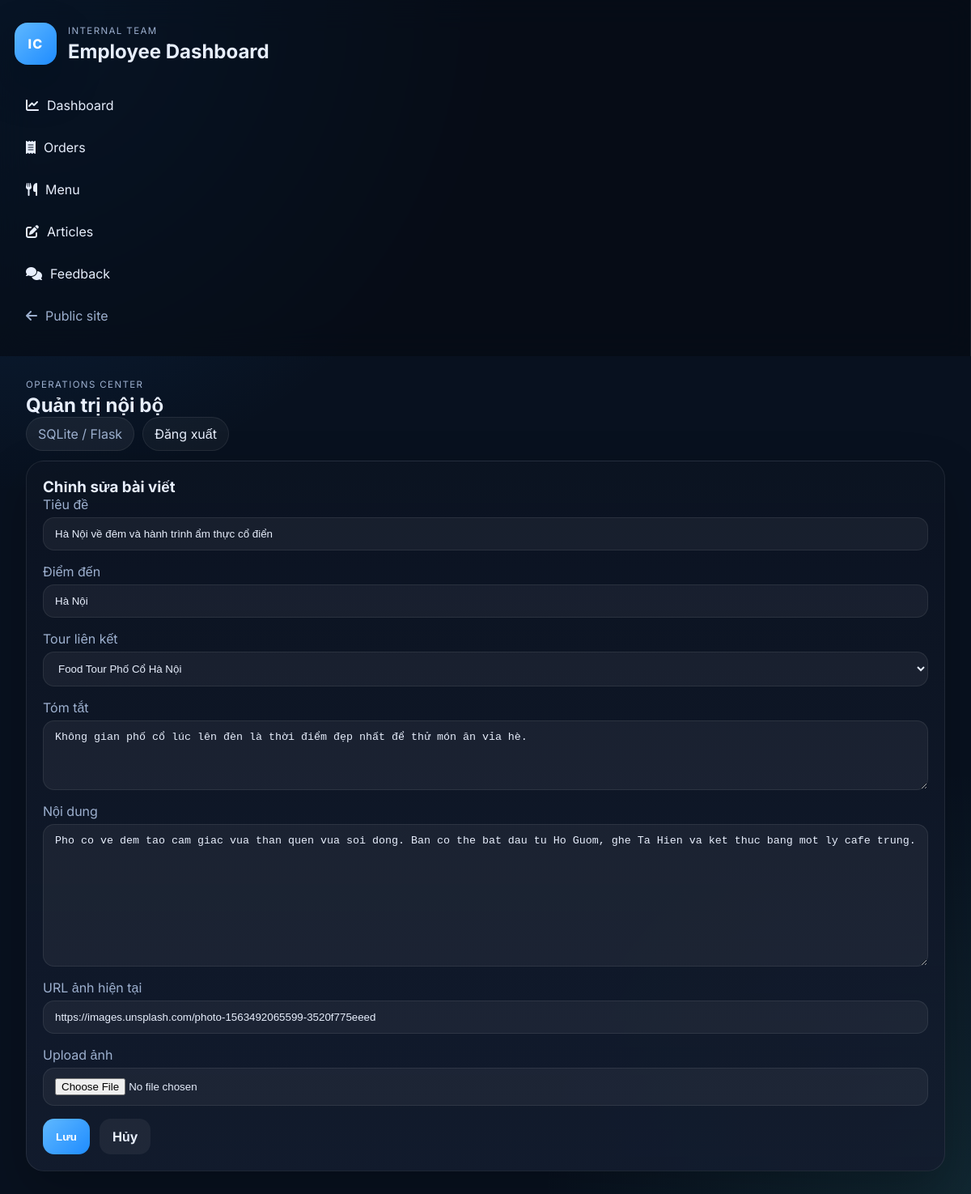
The page /admin/articles/1/edit (signed in) on the database its author committed.
### tables this page shows
CREATE TABLE Blogs (
            id INTEGER PRIMARY KEY AUTOINCREMENT,
            title TEXT NOT NULL,
            destination TEXT NOT NULL,
            summary TEXT NOT NULL,
            content TEXT NOT NULL,
            image_url TEXT,
            tour_id INTEGER NOT NULL,
            FOREIGN KEY (tour_id) REFERENCES Tours (id)
        );

CREATE TABLE Tours (
            id INTEGER PRIMARY KEY AUTOINCREMENT,
            name TEXT NOT NULL,
            price REAL,
            image_url TEXT,
            slots_left INTEGER,
            slots_booked INTEGER
        , duration_days INTEGER DEFAULT 1, hours_left INTEGER DEFAULT 72, route_summary TEXT);

### admin/routes.py (the view, shortened to what this page needs)
@admin_bp.route("/articles/<int:article_id>/edit", methods=["GET", "POST"])
def article_edit(article_id):
    article = get_article(article_id)
    if article is None:
        flash("Không tìm thấy bài viết.", "error")
        return redirect(url_for("admin.articles_index"))
    tours = list_tours()
    return render_template("admin/articles/form.html", article=article, tours=tours, form_action=url_for("admin.article_edit", article_id=article_id))

### admin/routes.py (called while the page is built)
@admin_bp.before_request
def require_admin_access():
    if request.endpoint in {"admin.admin_login", "admin.admin_logout"}:
        return None
    if session.get("admin_authenticated"):
        return None
    return redirect(url_for("admin.admin_login"))

### admin/services.py (called while the page is built)
def _helpers():
    from web_du_lich import get_db_connection, query_all, query_one
    return get_db_connection, query_all, query_one

def get_article(article_id: int):
    _, _, query_one = _helpers()
    return query_one(
        """
        SELECT b.*, t.name AS tour_name
        FROM Blogs b
        JOIN Tours t ON b.tour_id = t.id
        WHERE b.id = ?
        """,
        (article_id,),
    )

def list_tours():
    _, query_all, _ = _helpers()
    return query_all("SELECT id, name FROM Tours ORDER BY name ASC")

### web_du_lich.py (called while the page is built)
def get_db_connection():
    conn = sqlite3.connect(DB_PATH)
    conn.row_factory = sqlite3.Row
    return conn

def query_all(sql, params=()):
    conn = get_db_connection()
    rows = conn.execute(sql, params).fetchall()
    conn.close()
    return rows

def query_one(sql, params=()):
    conn = get_db_connection()
    row = conn.execute(sql, params).fetchone()
    conn.close()
    return row

def get_session_cart_key():
    cart_key = session.get("cart_key")
    if not cart_key:
        cart_key = "S" + "".join(random.choices(string.ascii_uppercase + string.digits, k=10))
        session["cart_key"] = cart_key
    return cart_key

def get_active_user_id():
    session_user = session.get("user")
    if not session_user:
        return None
    return session_user.get("id")

### templates/admin/articles/form.html (shortened to what this page needs)
{% extends 'admin/base_admin.html' %}
{% block content %}
<section class="panel-card form-card">
    <h3>{% if article %}Chỉnh sửa bài viết{% else %}Tạo bài viết mới{% endif %}</h3>
    <form method="post" action="{{ form_action }}" enctype="multipart/form-data" class="stack-form form-grid">
        <label>Tiêu đề
            <input type="text" name="title" value="{{ article['title'] if article else '' }}" required>
        </label>
        <label>Điểm đến
            <input type="text" name="destination" value="{{ article['destination'] if article else '' }}" required>
        </label>
        <label>Tour liên kết
            <select name="tour_id" required>
                {% for tour in tours %}
                <option value="{{ tour['id'] }}" {% if article and article['tour_id'] == tour['id'] %}selected{% endif %}>{{ tour['name'] }}</option>
                {% endfor %}
            </select>
        </label>
        <label>Tóm tắt
            <textarea name="summary" rows="4" required>{{ article['summary'] if article else '' }}</textarea>
        </label>
        <label>Nội dung
            <textarea name="content" rows="10" required>{{ article['content'] if article else '' }}</textarea>
        </label>
        <label>URL ảnh hiện tại
            <input type="text" name="image_url" value="{{ article['image_url'] if article and article['image_url'] else '' }}" placeholder="Hoặc để trống nếu upload ảnh">
        </label>
        <label>Upload ảnh
            <input type="file" name="image_file" accept="image/*">
        </label>
        <div class="form-actions">
            <button type="submit" class="btn-primary">Lưu</button>
            <a href="{{ url_for('admin.articles_index') }}" class="btn-secondary">Hủy</a>
        </div>
    </form>
</section>
{% endblock %}

### static/css/admin.css (style rules this page uses)
:root { --admin-bg: #08111f; --admin-panel: rgba(12, 20, 34, 0.82); --admin-panel-2: rgba(19, 28, 46, 0.92); --admin-border: rgba(255, 255, 255, 0.08); --admin-text: #e7eefc; --admin-muted: #9db0cf; --admin-primary: #5fb8ff; --admin-primary-2: #1f8cff; --admin-danger: #ff6b6b; --admin-success: #4ade80; --shadow: 0 24px 60px rgba(0, 0, 0, 0.24); }
* { box-sizing: border-box; }
body.admin-shell { margin: 0; min-height: 100vh; display: grid; grid-template-columns: 290px 1fr; background: radial-gradient(circle at top left, rgba(31, 140, 255, 0.18), transparent 32%), radial-gradient(circle at bottom right, rgba(94, 234, 212, 0.10), transparent 28%), var(--admin-bg); color: var(--admin-text); font-family: 'Inter', sans-serif; }
.sidebar-brand h1, .admin-topbar h2, .admin-hero h3, .panel-card h3, .panel-card h4 { margin: 0; }
.admin-hero, .panel-card, .stat-card { border: 1px solid var(--admin-border); background: linear-gradient(180deg, var(--admin-panel), var(--admin-panel-2)); box-shadow: var(--shadow); border-radius: 22px; }
.panel-card { padding: 20px; overflow: hidden; }
.filter-form, .stack-form { display: flex; align-items: end; gap: 12px; flex-wrap: wrap; }
.filter-form label, .stack-form label, .form-grid label { display: grid; gap: 6px; color: var(--admin-muted); }
.filter-form select, .filter-form button, .stack-form select, .stack-form input, .stack-form textarea, .form-grid input, .form-grid textarea, .form-grid select { background: rgba(255,255,255,0.05); color: var(--admin-text); border: 1px solid var(--admin-border); border-radius: 14px; padding: 12px 14px; min-width: 220px; }
.form-grid { display: grid; grid-template-columns: repeat(2, minmax(0, 1fr)); gap: 16px; }
.form-grid label:nth-child(4), .form-grid label:nth-child(5), .form-grid label:nth-child(6), .form-grid label:nth-child(7) { grid-column: 1 / -1; }
.form-actions { grid-column: 1 / -1; display: flex; gap: 12px; }
.btn-primary, .btn-secondary, .btn-danger-link { border: 0; border-radius: 14px; padding: 12px 16px; cursor: pointer; text-decoration: none; font-weight: 700; }
.btn-primary { background: linear-gradient(135deg, var(--admin-primary), var(--admin-primary-2)); color: white; }
.btn-secondary { background: rgba(255,255,255,0.06); color: var(--admin-text); }
@media (max-width: 1200px) { body.admin-shell { grid-template-columns: 1fr; } }
@media (max-width: 1200px) { .stats-grid, .admin-panel-grid, .detail-grid, .form-grid { grid-template-columns: 1fr; } }

### rows shown on the page
Blogs: title "Hà Nội về đêm và hành trình ẩm thực cổ điển", destination "Hà Nội", tour_id "Food Tour Phố Cổ Hà Nội", summary "Không gian phố cổ lúc lên đèn là thời điểm đẹp nhất để thử món ăn vỉa hè.", content "Pho co ve dem tao cam giac vua than quen vua soi dong. Ban co the bat dau tu Ho Guom, ghe Ta Hien va ket thuc bang mot ly cafe trung.", image_url "https://images.unsplash.com/photo-1563492065599-3520f775eeed"
